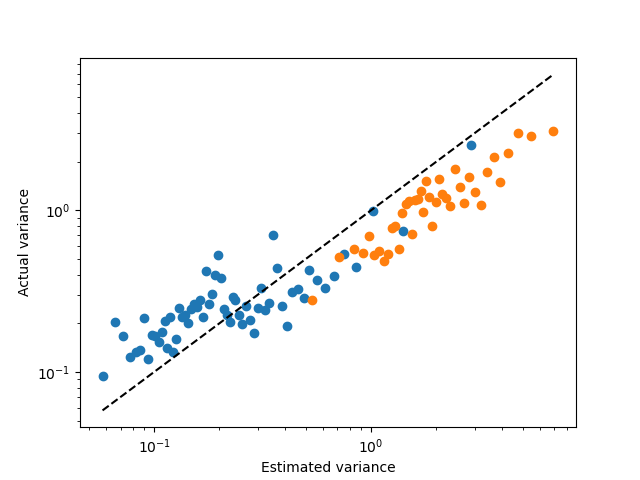

Here is the Python script that generated this plot:
#!/usr/bin/env python
# coding: utf-8

# In[136]:


from sklearn.datasets import fetch_california_housing

import numpy as np
import torch

print(torch.__version__)

seed = 1
np.random.seed(seed)
torch.manual_seed(seed)


data = fetch_california_housing()
features, targets = data.data, data.target
features = torch.tensor(features, dtype=torch.get_default_dtype())
targets = torch.tensor(targets, dtype=torch.get_default_dtype())
number_of_data = targets.shape[0]
permutation = torch.tensor(np.random.permutation(number_of_data), dtype=torch.int64)
features = features[permutation]
targets = targets[permutation]

n_train = 4 * number_of_data // 10
n_valid = number_of_data // 10
n_test = number_of_data - n_train

X_train = features[:n_train]
X_valid = features[n_train:n_train+n_valid]
X_test = features[n_train+n_valid:]
y_train = targets[:n_train].reshape(-1, 1)
y_valid = targets[n_train:n_train+n_valid].reshape(-1, 1)
y_test = targets[n_train+n_valid:].reshape(-1, 1)

mean_X = torch.mean(X_train, dim=0)
std_X = torch.std(X_train, dim=0, correction=0)
std_X[std_X == 0.0] = 1.0  # avoid division by zero
X_train = (X_train - mean_X) / std_X
X_valid = (X_valid - mean_X) / std_X
X_test = (X_test - mean_X) / std_X


# In[137]:


import matplotlib.pyplot as plt

# plt.figure()
# plt.hist(X_train[:, 7], bins=50)
# plt.title('Histogram of the 8th feature')
# plt.show()


# In[138]:


in_domain_indices_train = (X_train[:, 7] > -0.3).nonzero().squeeze()
print(in_domain_indices_train)
X_train = X_train[in_domain_indices_train]
y_train = y_train[in_domain_indices_train]

in_domain_indices_valid = (X_valid[:, 7] > -0.3).nonzero().squeeze()
print(in_domain_indices_valid)
X_valid = X_valid[in_domain_indices_valid]
y_valid = y_valid[in_domain_indices_valid]

in_domain_indices_test = (X_test[:, 7] > -0.3).nonzero().squeeze()
out_of_domain_indices_test = (X_test[:, 7] <= -0.3).nonzero().squeeze()
print(in_domain_indices_test)
X_test_id = X_test[in_domain_indices_test]
y_test_id = y_test[in_domain_indices_test]
X_test_ood = X_test[out_of_domain_indices_test]
y_test_ood = y_test[out_of_domain_indices_test]


# In[139]:


train_dataset = torch.utils.data.TensorDataset(X_train, y_train)
valid_dataset = torch.utils.data.TensorDataset(X_valid, y_valid)
test_dataset = torch.utils.data.TensorDataset(X_test_id, y_test_id)
ood_test_dataset = torch.utils.data.TensorDataset(X_test_ood, y_test_ood)


# In[140]:


n_layers = 2
n_neurons_per_layer = 64

model = torch.nn.Sequential(
    torch.nn.Linear(X_train.shape[1], n_neurons_per_layer),
    torch.nn.SiLU(),
    torch.nn.Linear(n_neurons_per_layer, n_neurons_per_layer),
    torch.nn.SiLU(),
    torch.nn.Linear(n_neurons_per_layer, 1, bias=False),
)


# In[141]:


print(len(train_dataset))
print(len(valid_dataset))
print(len(test_dataset))
print(len(ood_test_dataset))


# In[142]:


train_dataloader = torch.utils.data.DataLoader(train_dataset, batch_size=32, shuffle=True)
valid_dataloader = torch.utils.data.DataLoader(valid_dataset, batch_size=32, shuffle=False)
test_dataloader = torch.utils.data.DataLoader(test_dataset, batch_size=32, shuffle=False)
ood_test_dataloader = torch.utils.data.DataLoader(ood_test_dataset, batch_size=32, shuffle=False)


# In[143]:


optimizer = torch.optim.AdamW(model.parameters())

with torch.no_grad():
    y_pred = model(X_valid)
    valid_loss = torch.nn.functional.mse_loss(y_pred, y_valid)
    print(f"Before training: Valid loss: {valid_loss:.4f}")

best_model = None
best_valid_loss = float("inf")
for epoch in range(400):
    for X_batch, y_batch in train_dataloader:
        y_pred = model(X_batch)
        loss = torch.nn.functional.mse_loss(y_pred, y_batch)
        optimizer.zero_grad()
        loss.backward()
        optimizer.step()
    if epoch % 10 == 0:
        with torch.no_grad():
            y_pred = model(X_valid)
            valid_loss = torch.nn.functional.mse_loss(y_pred, y_valid)
            if valid_loss < best_valid_loss:
                best_valid_loss = valid_loss
                best_model = model.state_dict()
            print(f"Epoch: {epoch}, Valid loss: {valid_loss:.4f}")


# In[144]:


model.load_state_dict(best_model)

model_without_last_layer = model[:-1]
model_last_layer = model[-1]


# In[145]:


from tqdm import tqdm

features_last_layer = model_without_last_layer(X_train)
covariance = features_last_layer.T @ features_last_layer * 0.04

# estimated_variances = []
# actual_variances = []
# with torch.no_grad():
#     for X_batch, y_batch in tqdm(test_dataloader):
#         y_pred = model(X_batch)
#         actual_variances.append((y_pred - y_batch) ** 2)
#         features_last_layer = model_without_last_layer(X_batch)
#         estimated_variances.append(
#             torch.diag(features_last_layer @ torch.linalg.solve(covariance, features_last_layer.T))
#         )
# estimated_variances = torch.cat(estimated_variances, dim=0)
# actual_variances = torch.cat(actual_variances, dim=0)

# with torch.no_grad():
#     for X_batch, y_batch in tqdm(ood_test_dataloader):
#         y_pred = model(X_batch)
#         actual_variances_ood.append((y_pred - y_batch) ** 2)
#         features_last_layer = model_without_last_layer(X_batch)
#         estimated_variances_ood.append(
#             torch.diag(features_last_layer @ torch.linalg.solve(covariance, features_last_layer.T))
#         )
# estimated_variances_ood = torch.cat(estimated_variances_ood, dim=0)
# actual_variances_ood = torch.cat(actual_variances_ood, dim=0)


estimated_variances = []
actual_variances = []
inv_cov = torch.linalg.inv(covariance)
with torch.no_grad():
    for X_batch, y_batch in tqdm(test_dataloader):
        y_pred = model(X_batch)
        actual_variances.append((y_pred - y_batch) ** 2)
        features_last_layer = model_without_last_layer(X_batch)
        estimated_variances.append(
            torch.diag(features_last_layer @ inv_cov @ features_last_layer.T)
        )
estimated_variances = torch.cat(estimated_variances, dim=0)
actual_variances = torch.cat(actual_variances, dim=0)

estimated_variances_ood = []
actual_variances_ood = []
with torch.no_grad():
    for X_batch, y_batch in tqdm(ood_test_dataloader):
        y_pred = model(X_batch)
        actual_variances_ood.append((y_pred - y_batch) ** 2)
        features_last_layer = model_without_last_layer(X_batch)
        estimated_variances_ood.append(
            torch.diag(features_last_layer @ inv_cov @ features_last_layer.T)
        )
estimated_variances_ood = torch.cat(estimated_variances_ood, dim=0)
actual_variances_ood = torch.cat(actual_variances_ood, dim=0)



estimated_variances = estimated_variances.cpu().numpy()
actual_variances = actual_variances.cpu().numpy()

estimated_variances_ood = estimated_variances_ood.cpu().numpy()
actual_variances_ood = actual_variances_ood.cpu().numpy()


# In[147]:


n_per_bin = 100

sorting = np.argsort(estimated_variances)
estimated_variances = estimated_variances[sorting]
actual_variances = actual_variances[sorting]

bins = np.arange(0, len(estimated_variances), n_per_bin)
estimated_variances_avg = np.array([np.mean(estimated_variances[bins[i] : bins[i + 1]]) for i in range(len(bins) - 1)])
actual_variances_avg = np.array([np.mean(actual_variances[bins[i] : bins[i + 1]]) for i in range(len(bins) - 1)])

# Warn about the fact that the last bin is not full:
print(f"Other bins contain {n_per_bin} elements.")
print(f"The last bin contains only {len(estimated_variances) - bins[-1]} elements.")

sorting = np.argsort(estimated_variances_ood)
estimated_variances_ood = estimated_variances_ood[sorting]
actual_variances_ood = actual_variances_ood[sorting]

bins = np.arange(0, len(estimated_variances_ood), n_per_bin)
estimated_variances_ood_avg = np.array([np.mean(estimated_variances_ood[bins[i] : bins[i + 1]]) for i in range(len(bins) - 1)])
actual_variances_ood_avg = np.array([np.mean(actual_variances_ood[bins[i] : bins[i + 1]]) for i in range(len(bins) - 1)])

# Warn about the fact that the last bin is not full:
print(f"Other bins contain {n_per_bin} elements.")
print(f"The last bin contains only {len(estimated_variances_ood) - bins[-1]} elements.")

import matplotlib.pyplot as plt

min_value = min(np.min(estimated_variances_avg), np.min(actual_variances_avg), np.min(estimated_variances_ood_avg), np.min(actual_variances_ood_avg))
max_value = max(np.max(estimated_variances_avg), np.max(actual_variances_avg), np.max(estimated_variances_ood_avg), np.max(actual_variances_ood_avg))

plt.plot(estimated_variances_avg, actual_variances_avg, "o")
plt.plot([min_value, max_value], [min_value, max_value], "k--")
plt.plot(estimated_variances_ood_avg, actual_variances_ood_avg, "o")
plt.xscale("log")
plt.yscale("log")
plt.xlabel("Estimated variance")
plt.ylabel("Actual variance")
plt.savefig("cali_ood_reproduce.png")


